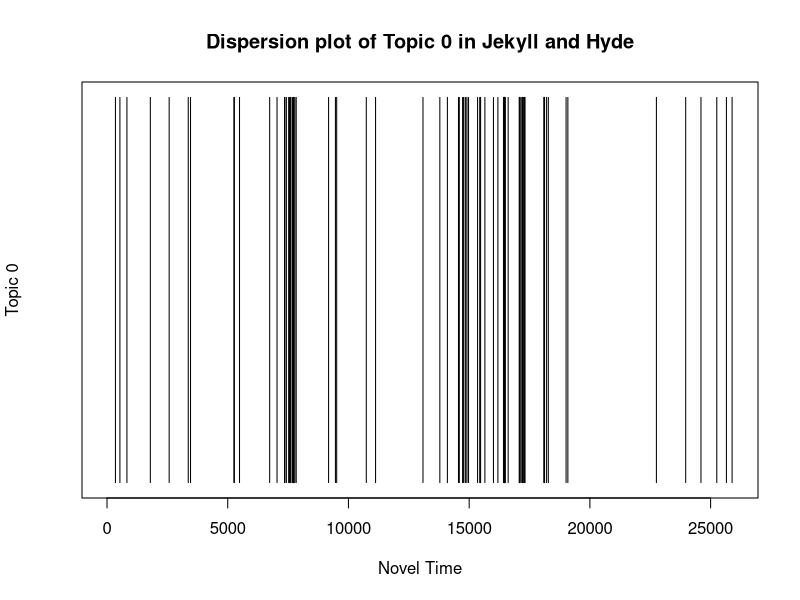
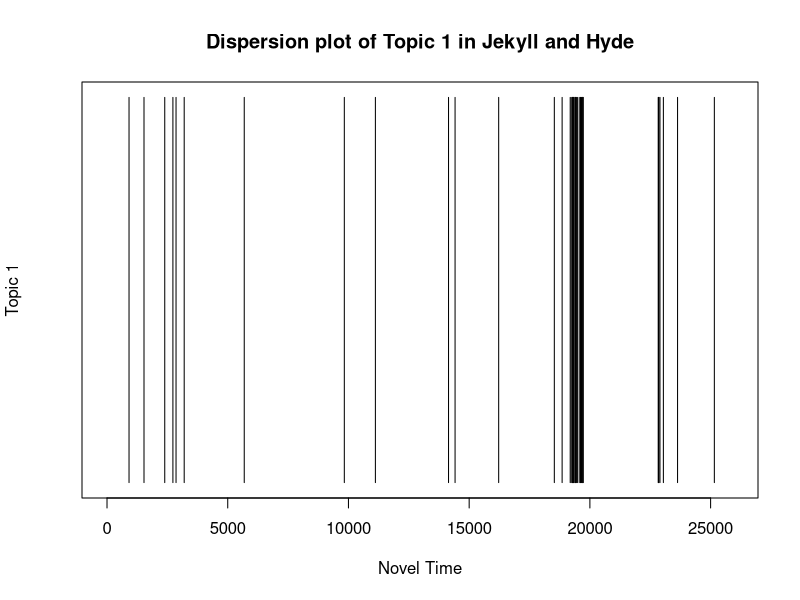
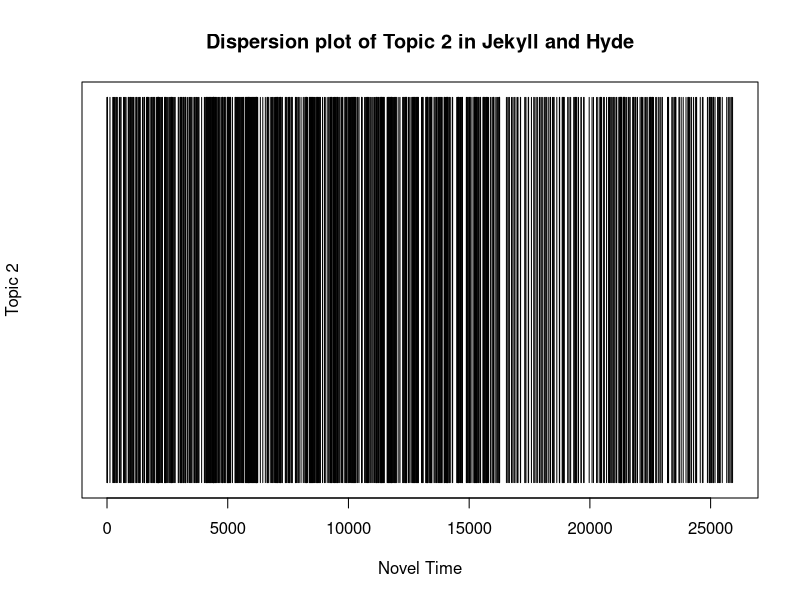
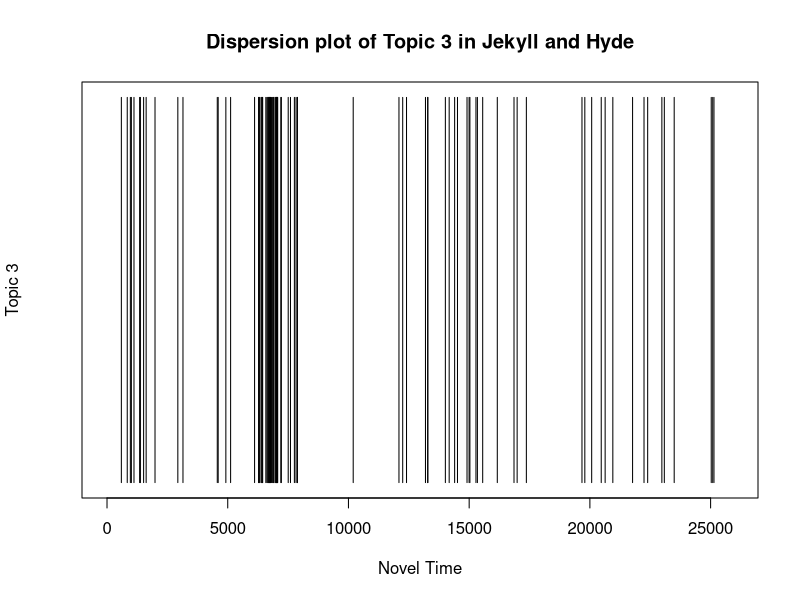
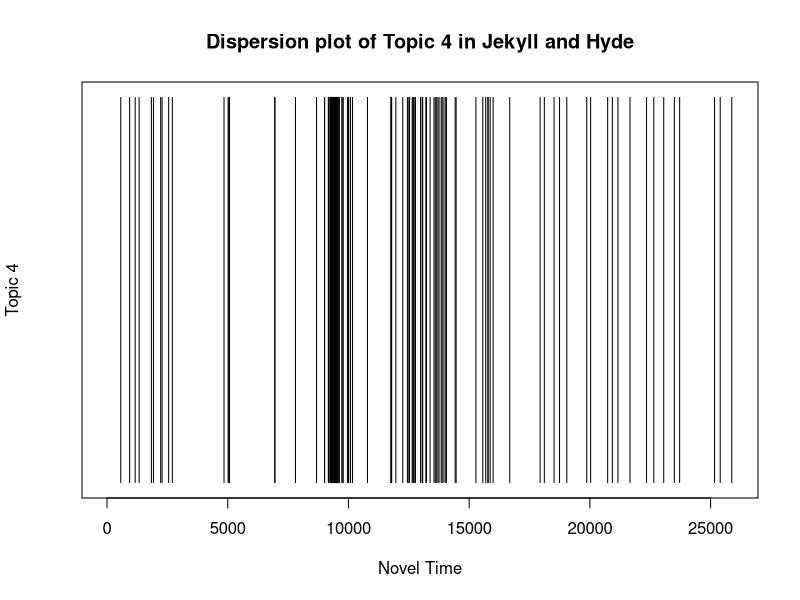
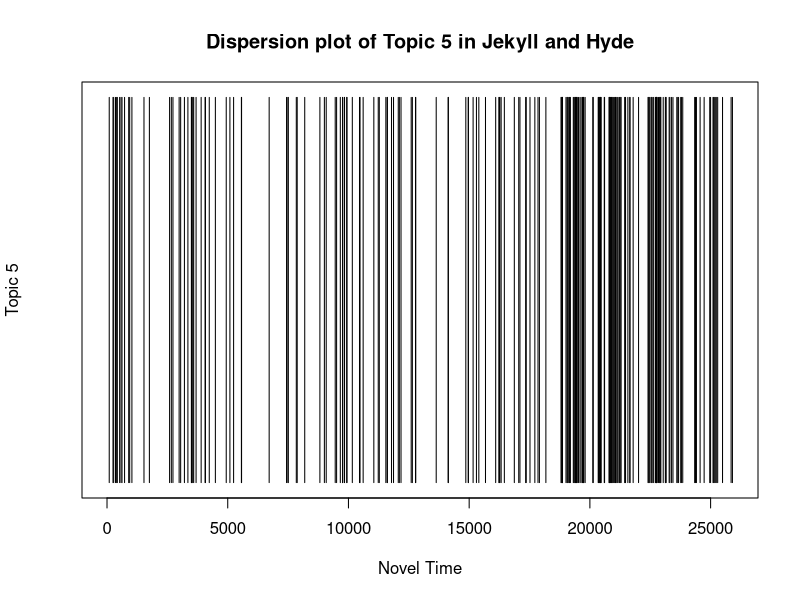
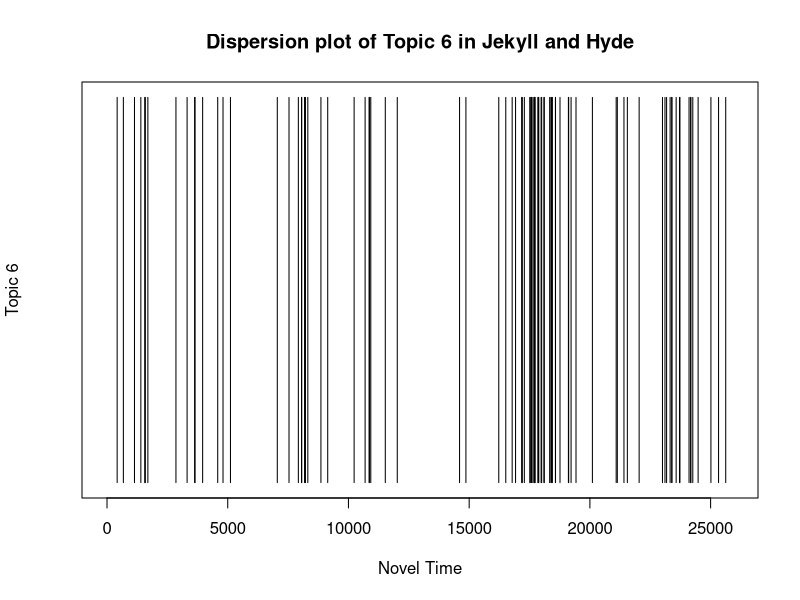
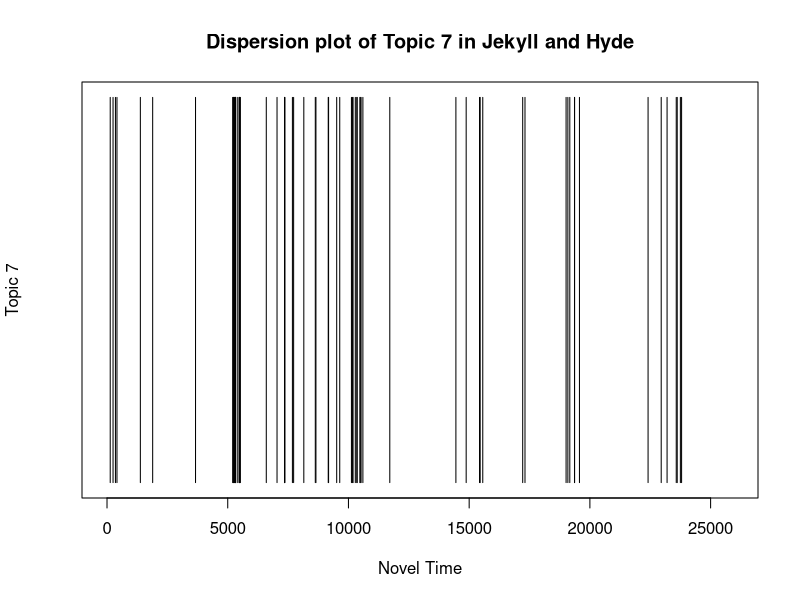

The R script that drew these images, in order:
##Prepare the Document for Analysis##
setwd ("~/Documents/GitHub/Jekyll-and-Hyde/")
text.v <- scan("edwardh.txt", what="character", sep="\n")
start.v <-which(text.v == "STORY OF THE DOOR")
end.v <-2135L
start.metadata.v <-text.v[1:start.v-1]
end.metadata.v <- text.v[(end.v+1):length(text.v)]
metadata.v <- c(start.metadata.v, end.metadata.v)
novel.lines.v <- text.v[start.v:end.v]
novel.v <- paste(novel.lines.v, collapse=" ")
novel.lower.v <- tolower(novel.v)
hyde.words.1 <-strsplit(novel.lower.v, "\\W")
hyde.words.v <- unlist(hyde.words.1)
not.blanks.v <- which(hyde.words.v!="")
hyde.words.v <- hyde.words.v[not.blanks.v]
hyde.freqs.t <-table(hyde.words.v)
n.time.v <-seq(1:length(hyde.words.v))

##Create Plot for Topic 0##
contents.v <-which(hyde.words.v == "contents")
many.v <-which(hyde.words.v == "many")
several.v <-which(hyde.words.v == "several")
book.v <-which(hyde.words.v == "book")
woman.v <-which(hyde.words.v == "woman")
drawer.v <-which(hyde.words.v == "drawer")
lay.v <-which(hyde.words.v == "lay")
powders.v <-which(hyde.words.v == "powders")
phial.v <-which(hyde.words.v == "phial")
axe.v <-which(hyde.words.v == "axe")
topic.zero.v <-c(contents.v, many.v, several.v, book.v, woman.v, drawer.v, lay.v, powders.v, phial.v, axe.v)
zero.count.v <-rep(NA,length(n.time.v))
zero.count.v[topic.zero.v] <- 1
plot(zero.count.v, main="Dispersion plot of Topic 0 in Jekyll and Hyde", xlab="Novel Time", ylab="Topic 0", type="h", ylim=c(0,1), yaxt='n')

##Create Plot for Topic 1##
moral.v <-which(hyde.words.v == "moral")
scientific.v <-which(hyde.words.v == "scientific")
truly.v <-which(hyde.words.v == "truly")
consciousness.v <-which(hyde.words.v == "consciousness")
direction.v <-which(hyde.words.v == "direction")
sides.v <-which(hyde.words.v == "sides")
deeply.v <-which(hyde.words.v == "deeply")
walk.v <-which(hyde.words.v == "walk")
reasons.v <-which(hyde.words.v == "reasons")
struggling.v <-which(hyde.words.v == "struggling")
topic.one.v <-c(moral.v, scientific.v, truly.v, consciousness.v, direction.v, sides.v, deeply.v, walk.v, reasons.v, struggling.v)
one.count.v <-rep(NA,length(n.time.v))
one.count.v[topic.one.v] <- 1
plot(one.count.v, main="Dispersion plot of Topic 1 in Jekyll and Hyde", xlab="Novel Time", ylab="Topic 1", type="h", ylim=c(0,1), yaxt='n')

##Create Plot for Topic 2##
said.v <-which(hyde.words.v == "said")
utterson.v <-which(hyde.words.v == "utterson")
man.v <-which(hyde.words.v == "man")
one.v <-which(hyde.words.v == "one")
jekyll.v <-which(hyde.words.v == "jekyll")
hyde.v <-which(hyde.words.v == "hyde")
lawyer.v <-which(hyde.words.v == "lawyer")
upon.v <-which(hyde.words.v == "upon")
like.v <-which(hyde.words.v == "like")
would.v <-which(hyde.words.v == "would")
topic.two.v <-c(said.v, utterson.v, man.v, one.v, jekyll.v, hyde.v, lawyer.v, upon.v, like.v, would.v)
two.count.v <-rep(NA,length(n.time.v))
two.count.v[topic.two.v] <- 1
plot(two.count.v, main="Dispersion plot of Topic 2 in Jekyll and Hyde", xlab="Novel Time", ylab="Topic 2", type="h", ylim=c(0,1), yaxt='n')

##Create Plot for Topic 3##
maid.v <-which(hyde.words.v == "maid")
victim.v <-which(hyde.words.v == "victim")
heavy.v <-which(hyde.words.v == "heavy")
stick.v <-which(hyde.words.v == "stick")
lane.v <-which(hyde.words.v == "lane")
gentleman.v <-which(hyde.words.v == "gentleman")
body.v <-which(hyde.words.v == "body")
seen.v <-which(hyde.words.v == "seen")
broken.v <-which(hyde.words.v == "broken")
particularly.v <-which(hyde.words.v == "particularly")
topic.three.v <-c(maid.v, victim.v, heavy.v, stick.v, lane.v, gentleman.v, body.v, seen.v, broken.v, particularly.v)
three.count.v <-rep(NA,length(n.time.v))
three.count.v[topic.three.v] <- 1
plot(three.count.v, main="Dispersion plot of Topic 3 in Jekyll and Hyde", xlab="Novel Time", ylab="Topic 3", type="h", ylim=c(0,1), yaxt='n')

##Create Plot for Topic 4##
guest.v <-which(hyde.words.v == "guest")
clerk.v <-which(hyde.words.v == "clerk")
document.v <-which(hyde.words.v == "document")
death.v <-which(hyde.words.v == "death")
sir.v <-which(hyde.words.v == "sir")
note.v <-which(hyde.words.v == "note")
tempted.v <-which(hyde.words.v == "tempted")
autograph.v <-which(hyde.words.v == "autograph")
public.v <-which(hyde.words.v == "public")
handwriting.v <-which(hyde.words.v == "handwriting")
topic.four.v <-c(guest.v, clerk.v, document.v, death.v, sir.v, note.v, tempted.v, autograph.v, public.v, handwriting.v)
four.count.v <-rep(NA,length(n.time.v))
four.count.v[topic.four.v] <- 1
plot(four.count.v, main="Dispersion plot of Topic 4 in Jekyll and Hyde", xlab="Novel Time", ylab="Topic 4", type="h", ylim=c(0,1), yaxt='n')

##Create Plot for Topic 5##
two.v <-which(hyde.words.v == "two")
even.v <-which(hyde.words.v == "even")
life.v <-which(hyde.words.v == "life")
die.v <-which(hyde.words.v == "die")
evil.v <-which(hyde.words.v == "evil")
pleasures.v <-which(hyde.words.v == "pleasures")
months.v <-which(hyde.words.v == "months")
made.v <-which(hyde.words.v == "made")
side.v <-which(hyde.words.v == "side")
moral.v <-which(hyde.words.v == "moral")
topic.five.v <-c(two.v, even.v, life.v, die.v, evil.v, pleasures.v, months.v, made.v, side.v, moral.v)
five.count.v <-rep(NA,length(n.time.v))
five.count.v[topic.five.v] <- 1
plot(five.count.v, main="Dispersion plot of Topic 5 in Jekyll and Hyde", xlab="Novel Time", ylab="Topic 5", type="h", ylim=c(0,1), yaxt='n')

##Create Plot for Topic 6##
visitor.v <-which(hyde.words.v == "visitor")
curiosity.v <-which(hyde.words.v == "curiosity")
ordinary.v <-which(hyde.words.v == "ordinary")
remember.v <-which(hyde.words.v == "remember")
sense.v <-which(hyde.words.v == "sense")
unknown.v <-which(hyde.words.v == "unknown")
person.v <-which(hyde.words.v == "person")
struck.v <-which(hyde.words.v == "struck")
set.v <-which(hyde.words.v == "set")
conduct.v <-which(hyde.words.v == "conduct")
topic.six.v <-c(visitor.v, curiosity.v, ordinary.v, remember.v, sense.v, unknown.v, person.v, struck.v, set.v, conduct.v)
six.count.v <-rep(NA,length(n.time.v))
six.count.v[topic.six.v] <- 1
plot(six.count.v, main="Dispersion plot of Topic 6 in Jekyll and Hyde", xlab="Novel Time", ylab="Topic 6", type="h", ylim=c(0,1), yaxt='n')

##Create Plot for Topic 7##
many.v <-which(hyde.words.v == "many")
liked.v <-which(hyde.words.v == "liked")
others.v <-which(hyde.words.v == "others")
ill.v <-which(hyde.words.v == "ill")
clear.v <-which(hyde.words.v == "clear")
secrets.v <-which(hyde.words.v == "secrets")
past.v <-which(hyde.words.v == "past")
things.v <-which(hyde.words.v == "things")
chief.v <-which(hyde.words.v == "chief")
friendship.v <-which(hyde.words.v == "friendship")
topic.seven.v <-c(many.v, liked.v, others.v, ill.v, clear.v, secrets.v, past.v, things.v, chief.v, friendship.v)
seven.count.v <-rep(NA,length(n.time.v))
seven.count.v[topic.seven.v] <- 1
plot(seven.count.v, main="Dispersion plot of Topic 7 in Jekyll and Hyde", xlab="Novel Time", ylab="Topic 7", type="h", ylim=c(0,1), yaxt='n')

##Create Plot for Topic 8##
creature.v <-which(hyde.words.v == "creature")
evil.v <-which(hyde.words.v == "evil")
horror.v <-which(hyde.words.v == "horror")
countenance.v <-which(hyde.words.v == "countenance")
drug.v <-which(hyde.words.v == "drug")
hours.v <-which(hyde.words.v == "hours")
beyond.v <-which(hyde.words.v == "beyond")
life.v <-which(hyde.words.v == "life")
sensations.v <-which(hyde.words.v == "sensations")
pangs.v <-which(hyde.words.v == "pangs")
topic.eight.v <-c(creature.v, evil.v, horror.v, countenance.v, drug.v, hours.v, beyond.v, life.v, sensations.v, pangs.v)
eight.count.v <-rep(NA,length(n.time.v))
eight.count.v[topic.eight.v] <- 1
plot(eight.count.v, main="Dispersion plot of Topic 8 in Jekyll and Hyde", xlab="Novel Time", ylab="Topic 8", type="h", ylim=c(0,1), yaxt='n')

##Create Plot for Topic 9##
poole.v <-which(hyde.words.v == "poole")
sir.v <-which(hyde.words.v == "sir")
voice.v <-which(hyde.words.v == "voice")
butler.v <-which(hyde.words.v == "butler")
thats.v <-which(hyde.words.v == "that's")
its.v <-which(hyde.words.v == "it's")
master.v <-which(hyde.words.v == "master")
servant.v <-which(hyde.words.v == "servant")
candle.v <-which(hyde.words.v == "candle")
theres.v <-which(hyde.words.v == "there's")
topic.nine.v <-c(poole.v, sir.v, voice.v, butler.v, thats.v, its.v, master.v, servant.v, candle.v, theres.v)
nine.count.v <-rep(NA,length(n.time.v))
nine.count.v[topic.nine.v] <- 1
plot(nine.count.v, main="Dispersion plot of Topic 9 in Jekyll and Hyde", xlab="Novel Time", ylab="Topic 9", type="h", ylim=c(0,1), yaxt='n')

##Create Plot for Topic 10##
drawer.v <-which(hyde.words.v == "drawer")
letter.v <-which(hyde.words.v == "letter")
book.v <-which(hyde.words.v == "book")
understood.v <-which(hyde.words.v == "understood")
colleague.v <-which(hyde.words.v == "colleague")
midnight.v <-which(hyde.words.v == "midnight")
contents.v <-which(hyde.words.v == "contents")
reason.v <-which(hyde.words.v == "reason")
rose.v <-which(hyde.words.v == "rose")
powders.v <-which(hyde.words.v == "powders")
topic.ten.v <-c(drawer.v, letter.v, book.v, understood.v, colleague.v, midnight.v, contents.v, reason.v, rose.v, powders.v)
ten.count.v <-rep(NA,length(n.time.v))
ten.count.v[topic.ten.v] <- 1
plot(ten.count.v, main="Dispersion plot of Topic 10 in Jekyll and Hyde", xlab="Novel Time", ylab="Topic 10", type="h", ylim=c(0,1), yaxt='n')

##Create Plot for Topic 11##
street.v <-which(hyde.words.v == "street")
woman.v <-which(hyde.words.v == "woman")
fog.v <-which(hyde.words.v == "fog")
seen.v <-which(hyde.words.v == "seen")
shop.v <-which(hyde.words.v == "shop")
many.v <-which(hyde.words.v == "many")
brown.v <-which(hyde.words.v == "brown")
cab.v <-which(hyde.words.v == "cab")
latter.v <-which(hyde.words.v == "latter")
lamps.v <-which(hyde.words.v == "lamps")
topic.eleven.v <-c(street.v, woman.v, fog.v, seen.v, shop.v, many.v, brown.v, cab.v, latter.v, lamps.v)
eleven.count.v <-rep(NA,length(n.time.v))
eleven.count.v[topic.eleven.v] <- 1
plot(eleven.count.v, main="Dispersion plot of Topic 11 in Jekyll and Hyde", xlab="Novel Time", ylab="Topic 11", type="h", ylim=c(0,1), yaxt='n')

##Create Plot for Topic 12##
draught.v <-which(hyde.words.v == "draught")
supply.v <-which(hyde.words.v == "supply")
wonderful.v <-which(hyde.words.v == "wonderful")
loathed.v <-which(hyde.words.v == "loathed")
finally.v <-which(hyde.words.v == "finally")
ecstasy.v <-which(hyde.words.v == "ecstasy")
love.v <-which(hyde.words.v == "love")
fall.v <-which(hyde.words.v == "fall")
days.v <-which(hyde.words.v == "days")
fallen.v <-which(hyde.words.v == "fallen")
topic.twelve.v <-c(draught.v, supply.v, wonderful.v, loathed.v, finally.v, ecstasy.v, love.v, fall.v, days.v, fallen.v)
twelve.count.v <-rep(NA,length(n.time.v))
twelve.count.v[topic.twelve.v] <- 1
plot(twelve.count.v, main="Dispersion plot of Topic 12 in Jekyll and Hyde", xlab="Novel Time", ylab="Topic 12", type="h", ylim=c(0,1), yaxt='n')

##Create Plot for Topic 13##
door.v <-which(hyde.words.v == "door")
several.v <-which(hyde.words.v == "several")
times.v <-which(hyde.words.v == "times")
turned.v <-which(hyde.words.v == "turned")
theatre.v <-which(hyde.words.v == "theatre")
cabinet.v <-which(hyde.words.v == "cabinet")
may.v <-which(hyde.words.v == "may")
body.v <-which(hyde.words.v == "body")
lying.v <-which(hyde.words.v == "lying")
clothes.v <-which(hyde.words.v == "clothes")
topic.thirteen.v <-c(door.v, several.v, times.v, turned.v, theatre.v, cabinet.v, may.v, body.v, lying.v, clothes.v)
thirteen.count.v <-rep(NA,length(n.time.v))
thirteen.count.v[topic.thirteen.v] <- 1
plot(thirteen.count.v, main="Dispersion plot of Topic 13 in Jekyll and Hyde", xlab="Novel Time", ylab="Topic 13", type="h", ylim=c(0,1), yaxt='n')

##Create Plot for Topic 14##
hyde.v <-which(hyde.words.v == "hyde")
edward.v <-which(hyde.words.v == "edward")
jekyll.v <-which(hyde.words.v == "jekyll")
cast.v <-which(hyde.words.v == "cast")
double.v <-which(hyde.words.v == "double")
terror.v <-which(hyde.words.v == "terror")
soho.v <-which(hyde.words.v == "soho")
body.v <-which(hyde.words.v == "body")
still.v <-which(hyde.words.v == "still")
vain.v <-which(hyde.words.v == "vain")
topic.fourteen.v <-c(hyde.v, edward.v, jekyll.v, cast.v, double.v, terror.v, soho.v, body.v, still.v, vain.v)
fourteen.count.v <-rep(NA,length(n.time.v))
fourteen.count.v[topic.fourteen.v] <- 1
plot(fourteen.count.v, main="Dispersion plot of Topic 14 in Jekyll and Hyde", xlab="Novel Time", ylab="Topic 14", type="h", ylim=c(0,1), yaxt='n')

##Create Plot for Topic 15##
clothes.v <-which(hyde.words.v == "clothes")
enter.v <-which(hyde.words.v == "enter")
smiled.v <-which(hyde.words.v == "smiled")
lighted.v <-which(hyde.words.v == "lighted")
gallows.v <-which(hyde.words.v == "gallows")
conceal.v <-which(hyde.words.v == "conceal")
chattering.v <-which(hyde.words.v == "chattering")
fury.v <-which(hyde.words.v == "fury")
boldness.v <-which(hyde.words.v == "boldness")
closed.v <-which(hyde.words.v == "closed")
topic.fifteen.v <-c(clothes.v, enter.v, smiled.v, lighted.v, gallows.v, conceal.v, chattering.v, fury.v, boldness.v, closed.v)
fifteen.count.v <-rep(NA,length(n.time.v))
fifteen.count.v[topic.fifteen.v] <- 1
plot(fifteen.count.v, main="Dispersion plot of Topic 15 in Jekyll and Hyde", xlab="Novel Time", ylab="Topic 15", type="h", ylim=c(0,1), yaxt='n')

##Create Plot for Topic 16##
enfield.v <-which(hyde.words.v == "clothes")
cheque.v <-which(hyde.words.v == "enter")
family.v <-which(hyde.words.v == "smiled")
court.v <-which(hyde.words.v == "court")
really.v <-which(hyde.words.v == "really")
windows.v <-which(hyde.words.v == "windows")
its.v <-which(hyde.words.v == "it's")
childs.v <-which(hyde.words.v == "child's")
point.v <-which(hyde.words.v == "point")
best.v <-which(hyde.words.v == "best")
topic.sixteen.v <-c(enfield.v, cheque.v, family.v, court.v, really.v, windows.v, its.v, childs.v, point.v, best.v)
sixteen.count.v <-rep(NA,length(n.time.v))
sixteen.count.v[topic.sixteen.v] <- 1
plot(sixteen.count.v, main="Dispersion plot of Topic 16 in Jekyll and Hyde", xlab="Novel Time", ylab="Topic 16", type="h", ylim=c(0,1), yaxt='n')

##Create Plot for Topic 17##
suddenly.v <-which(hyde.words.v == "suddenly")
death.v <-which(hyde.words.v == "death")
throw.v <-which(hyde.words.v == "throw")
hold.v <-which(hyde.words.v == "hold")
heard.v <-which(hyde.words.v == "heard")
sort.v <-which(hyde.words.v == "sort")
far.v <-which(hyde.words.v == "far")
knew.v <-which(hyde.words.v == "knew")
true.v <-which(hyde.words.v == "true")
freshness.v <-which(hyde.words.v == "freshness")
topic.seventeen.v <-c(suddenly.v, death.v, throw.v, hold.v, heard.v, sort.v, far.v, knew.v, true.v)
seventeen.count.v <-rep(NA,length(n.time.v))
seventeen.count.v[topic.seventeen.v] <- 1
plot(seventeen.count.v, main="Dispersion plot of Topic 17 in Jekyll and Hyde", xlab="Novel Time", ylab="Topic 17", type="h", ylim=c(0,1), yaxt='n')

##Create Plot for Topic 18##
raged.v <-which(hyde.words.v == "raged")
fled.v <-which(hyde.words.v == "fled")
followed.v <-which(hyde.words.v == "followed")
break.v <-which(hyde.words.v == "break")
cause.v <-which(hyde.words.v == "cause")
pedant.v <-which(hyde.words.v == "pedant")
spirit.v <-which(hyde.words.v == "spirit")
private.v <-which(hyde.words.v == "private")
suppose.v <-which(hyde.words.v == "suppose")
made.v <-which(hyde.words.v == "made")
topic.eighteen.v <-c(raged.v, fled.v, followed.v, break.v, cause.v, pedant.v, spirit.v, private.v, suppose.v, made.v)
eighteen.count.v <-rep(NA,length(n.time.v))
eighteen.count.v[topic.eighteen.v] <- 1
plot(eighteen.count.v, main="Dispersion plot of Topic 18 in Jekyll and Hyde", xlab="Novel Time", ylab="Topic 18", type="h", ylim=c(0,1), yaxt='n')

##Create Plot for Topic 19##
lanyon.v <-which(hyde.words.v == "lanyon")
forth.v <-which(hyde.words.v == "forth")
disappearance.v <-which(hyde.words.v == "disappearance")
lawyers.v <-which(hyde.words.v == "lawyer's")
private.v <-which(hyde.words.v == "private")
case.v <-which(hyde.words.v == "case")
eagerness.v <-which(hyde.words.v == "eagerness")
affected.v <-which(hyde.words.v == "affected")
confined.v <-which(hyde.words.v == "confined")
surround.v <-which(hyde.words.v == "surround")
topic.nineteen.v <-c(lanyon.v, forth.v, disappearance.v, lawyers.v, private.v, case.v, eagerness.v, affected.v, confined.v, surround.v)
nineteen.count.v <-rep(NA,length(n.time.v))
nineteen.count.v[topic.nineteen.v] <- 1
plot(nineteen.count.v, main="Dispersion plot of Topic 19 in Jekyll and Hyde", xlab="Novel Time", ylab="Topic 19", type="h", ylim=c(0,1), yaxt='n')
